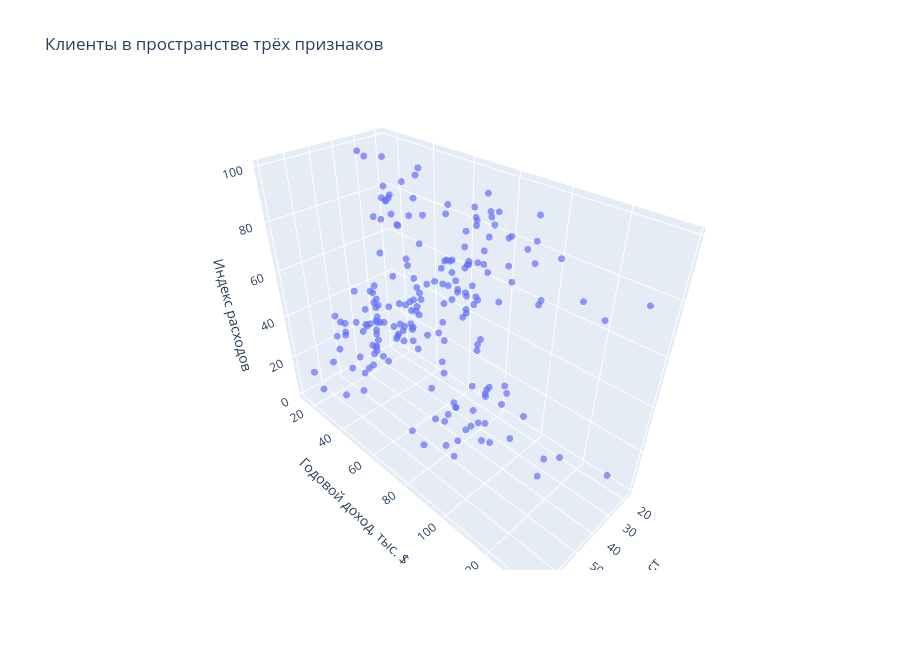

Notebook code cell kept with this figure:
### Markdown cell above
## 3. Структура данных в трёх измерениях

Интерактивный график показывает клиентов в исходных единицах измерения. Рассмотрим форму скоплений и промежутки между ними, чтобы выбрать методы для сравнения.

### Code cell
fig = px.scatter_3d(
    df,
    x="age",
    y="annual_income",
    z="spending_score",
    hover_name="customer_id",
    labels={
        "age": "Возраст",
        "annual_income": "Годовой доход, тыс. $",
        "spending_score": "Индекс расходов"
    },
    title="Клиенты в пространстве трёх признаков",
    opacity=0.7,
    height=650
)

fig.update_traces(marker=dict(size=4))
# Нативный вывод Plotly для VS Code/Jupyter и HTML с встроенной библиотекой для Colab.
try:
    import google.colab
except ImportError:
    fig.show(renderer="plotly_mimetype")
else:
    from IPython.display import HTML
    display(HTML(fig.to_html(full_html=False, include_plotlyjs=True)))

### Figure 1 — Plotly figure (JSON) as saved in the notebook; plotly's stock layout.template omitted (floating-point values rounded to 4 significant figures; data arrays with more than 128 entries replaced by an {"elided": "..."} marker saying what was removed)
{"data": [{"hovertemplate": "<b>%{hovertext}</b><br><br>Возраст=%{x}<br>Годовой доход, тыс. $=%{y}<br>Индекс расходов=%{z}<extra></extra>", "hovertext": {"elided": "200 float values"}, "legendgroup": "", "marker": {"color": "#636efa", "opacity": 0.7, "size": 4, "symbol": "circle"}, "mode": "markers", "name": "", "scene": "scene", "showlegend": false, "type": "scatter3d", "x": {"elided": "200 float values"}, "y": {"elided": "200 float values"}, "z": {"elided": "200 float values"}}], "layout": {"height": 650, "legend": {"tracegroupgap": 0}, "scene": {"domain": {"x": [0.0, 1.0], "y": [0.0, 1.0]}, "xaxis": {"title": {"text": "Возраст"}}, "yaxis": {"title": {"text": "Годовой доход, тыс. $"}}, "zaxis": {"title": {"text": "Индекс расходов"}}}, "title": {"text": "Клиенты в пространстве трёх признаков"}}}
